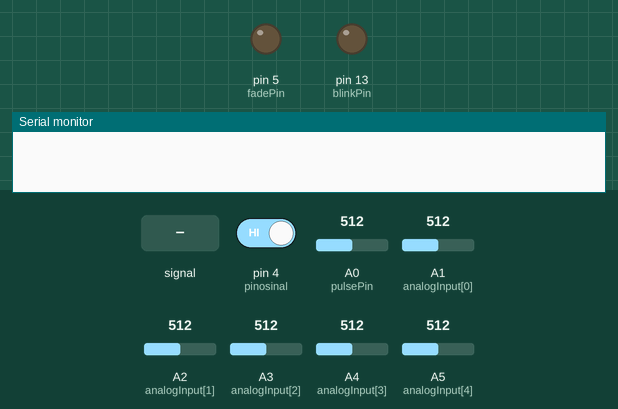
Recording of a sketch running on a simulated Arduino Uno, built with avr-gcc and run on an emulated ATmega328P. Shown: output pins drawn as LEDs (lit = HIGH), the last lines printed to the serial monitor. Dashed ring = blinking. The inputs (shaded band) are chosen by the test bench; at power-on: pin 4 (pinosinal) HIGH, A0 (pulsePin) = 512, A1 (analogInput[0]) = 512, A2 (analogInput[1]) = 512, A3 (analogInput[2]) = 512, A4 (analogInput[3]) = 512, A5 (analogInput[4]) = 512.

Above: at 1.2 s.
1.3 s: A0 (pulsePin) fed a 200 Hz sine of ±81 counts around its level
4.3 s: A0 (pulsePin) fed a 50 Hz sine of ±306 counts around its level
At 5.0 s:
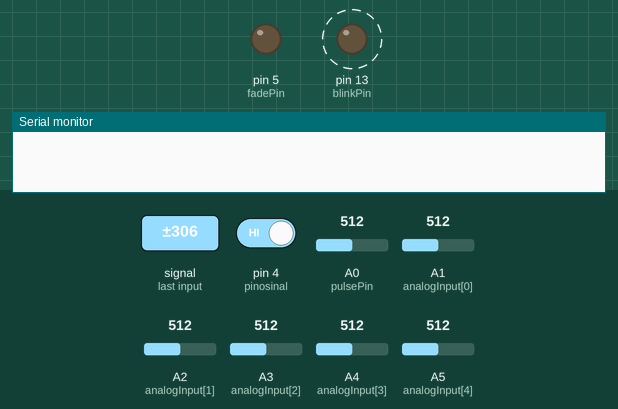
7.3 s: pin 4 (pinosinal) driven LOW
8.8 s: pin 4 (pinosinal) driven HIGH
11.8 s: A0 (pulsePin) set to 524
At 13.3 s:
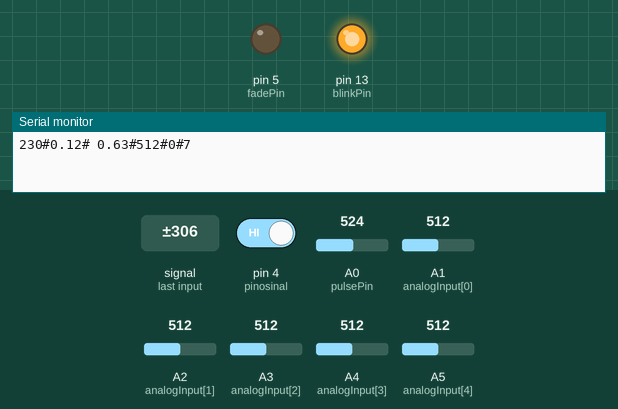
Timing chart, 0 to 14.8 s (numbered marks = the images above; inputs shaded):
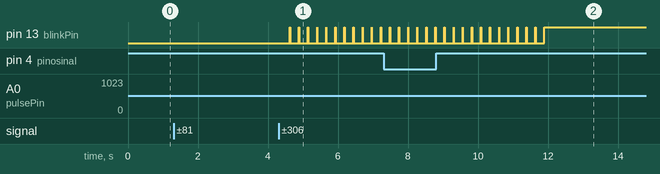

The sketch:

victus2.0.ino
```cpp
#include <string.h>

int rr = 0;
char texto[60];
char texto1[60];
char texto2[60];
char tex[24];
char tex2[24];
char tex3[24];
int analogInput[5] = {A1, A2, A3, A4, A5};
// variable to store the value
int value[5] = {0, 0, 0, 0, 0};

// variaveis do sensor hall ///////////////////
int seg_acumulado = 0;
int seg=0;
int min=0;
// define a porta para o acionamento do led
int pinosinal = 4;
// Armazena informações sobre a leitura do sensor
int leitura;
long startTime ;                    // momento de partida do cronômetro
long elapsedTime ;                  // tempo decorrido no cronômetro
int fractional;                     // variável a guardar parte fracionária do tempo
int numero = 1;
int i=0;
int j=0;

//char texto[24];
/////////////////////////////////////////////////////
// coleta do sensor
float distancia = 0.0000;
float distancia_ideal = 0.0000;
float velocidade = 0.0000;
float velocidade_real = 0.0000;
float emg = 4.20;
int EMG;
// dados por segundo
int   BPM_segundo[30];
float DIS_segundo[30];
float VEL_segundo[30];
float EMG_segundo[30];
// dados parciais
int   parcial_BPM = 0;
float parcial_DIS = 0.00;
float parcial_VEL = 0.00;
float parcial_EMG = 0.00;
// media final
int   media_BPM = 0;
float media_DIS = 0.00;
float media_VEL = 0.00;
float media_EMG = 0.00;
// soma intermediaria
int   s_BPM = 0;
float s_VEL = 0.00;
float s_EMG = 0.00;
// equacoes
float x1 = 0.00;
float x2 = 0.00;
float x3 = 0.00;
//////////////////////////////////////////////////

// variaveis do sensor de batimentos /////////////
int pulsePin = 0;                 // Pulse Sensor purple wire connected to analog pin 0
int blinkPin = 13;                // pin to blink led at each beat
int fadePin = 5;                  // pin to do fancy classy fading blink at each beat
int fadeRate = 0;                 // used to fade LED on with PWM on fadePin
// Volatile Variables, used in the interrupt service routine!
volatile int BPM;                   // int that holds raw Analog in 0. updated every 2mS
volatile int Signal;                // holds the incoming raw data
volatile int IBI = 600;             // int that holds the time interval between beats! Must be seeded!
volatile boolean Pulse = false;     // "True" when User's live heartbeat is detected. "False" when not a "live beat".
volatile boolean QS = false;        // becomes true when Arduoino finds a beat.
// Regards Serial OutPut  -- Set This Up to your needs
static boolean serialVisual = false;   // Set to 'false' by Default.  Re-set to 'true' to see Arduino Serial Monitor ASCII Visual Pulse
volatile int rate[10];                    // array to hold last ten IBI values
volatile unsigned long sampleCounter = 0;          // used to determine pulse timing
volatile unsigned long lastBeatTime = 0;           // used to find IBI
volatile int P =512;                      // used to find peak in pulse wave, seeded
volatile int T = 512;                     // used to find trough in pulse wave, seeded
volatile int thresh = 525;                // used to find instant moment of heart beat, seeded
volatile int amp = 100;                   // used to hold amplitude of pulse waveform, seeded
volatile boolean firstBeat = true;        // used to seed rate array so we startup with reasonable BPM
volatile boolean secondBeat = false;      // used to seed rate array so we startup with reasonable BPM
/////////////////////////////////////////////////////////////////////////////////////////////////////////////

// funcoes do sensor de batimentos ////////////////////////////
void interruptSetup(){
  // Initializes Timer2 to throw an interrupt every 2mS.
  TCCR2A = 0x02;     // DISABLE PWM ON DIGITAL PINS 3 AND 11, AND GO INTO CTC MODE
  TCCR2B = 0x06;     // DON'T FORCE COMPARE, 256 PRESCALER
  OCR2A = 0X7C;      // SET THE TOP OF THE COUNT TO 124 FOR 500Hz SAMPLE RATE
  TIMSK2 = 0x02;     // ENABLE INTERRUPT ON MATCH BETWEEN TIMER2 AND OCR2A
  sei();             // MAKE SURE GLOBAL INTERRUPTS ARE ENABLED
}


// THIS IS THE TIMER 2 INTERRUPT SERVICE ROUTINE.
// Timer 2 makes sure that we take a reading every 2 miliseconds
ISR(TIMER2_COMPA_vect){                         // triggered when Timer2 counts to 124
  cli();                                      // disable interrupts while we do this
  Signal = analogRead(pulsePin);              // read the Pulse Sensor
  sampleCounter += 2;                         // keep track of the time in mS with this variable
  int N = sampleCounter - lastBeatTime;       // monitor the time since the last beat to avoid noise

    //  find the peak and trough of the pulse wave
  if(Signal < thresh && N > (IBI/5)*3){       // avoid dichrotic noise by waiting 3/5 of last IBI
    if (Signal < T){                        // T is the trough
      T = Signal;                         // keep track of lowest point in pulse wave
    }
  }

  if(Signal > thresh && Signal > P){          // thresh condition helps avoid noise
    P = Signal;                             // P is the peak
  }                                        // keep track of highest point in pulse wave

  //  NOW IT'S TIME TO LOOK FOR THE HEART BEAT
  // signal surges up in value every time there is a pulse
  if (N > 250){                                   // avoid high frequency noise
    if ( (Signal > thresh) && (Pulse == false) && (N > (IBI/5)*3) ){
      Pulse = true;                               // set the Pulse flag when we think there is a pulse
      digitalWrite(blinkPin,HIGH);                // turn on pin 13 LED
      IBI = sampleCounter - lastBeatTime;         // measure time between beats in mS
      lastBeatTime = sampleCounter;               // keep track of time for next pulse

      if(secondBeat){                        // if this is the second beat, if secondBeat == TRUE
        secondBeat = false;                  // clear secondBeat flag
        for(int i=0; i<=9; i++){             // seed the running total to get a realisitic BPM at startup
          rate[i] = IBI;
        }
      }

      if(firstBeat){                         // if it's the first time we found a beat, if firstBeat == TRUE
        firstBeat = false;                   // clear firstBeat flag
        secondBeat = true;                   // set the second beat flag
        sei();                               // enable interrupts again
        return;                              // IBI value is unreliable so discard it
      }


      // keep a running total of the last 10 IBI values
      word runningTotal = 0;                  // clear the runningTotal variable

      for(int i=0; i<=8; i++){                // shift data in the rate array
        rate[i] = rate[i+1];                  // and drop the oldest IBI value
        runningTotal += rate[i];              // add up the 9 oldest IBI values
      }

      rate[9] = IBI;                          // add the latest IBI to the rate array
      runningTotal += rate[9];                // add the latest IBI to runningTotal
      runningTotal /= 10;                     // average the last 10 IBI values
      BPM = 60000/runningTotal;               // how many beats can fit into a minute? that's BPM!
      QS = true;                              // set Quantified Self flag
      // QS FLAG IS NOT CLEARED INSIDE THIS ISR
    }
  }

  if (Signal < thresh && Pulse == true){   // when the values are going down, the beat is over
    digitalWrite(blinkPin,LOW);            // turn off pin 13 LED
    Pulse = false;                         // reset the Pulse flag so we can do it again
    amp = P - T;                           // get amplitude of the pulse wave
    thresh = amp/2 + T;                    // set thresh at 50% of the amplitude
    P = thresh;                            // reset these for next time
    T = thresh;
  }

  if (N > 2500){                           // if 2.5 seconds go by without a beat
    thresh = 512;                          // set thresh default
    P = 512;                               // set P default
    T = 512;                               // set T default
    lastBeatTime = sampleCounter;          // bring the lastBeatTime up to date
    firstBeat = true;                      // set these to avoid noise
    secondBeat = false;                    // when we get the heartbeat back
  }

  sei();                                   // enable interrupts when youre done!
}// end isr

void sendDataToSerial(char symbol, int data ){
 //Serial.print(symbol);

  //Serial.println(data);
  }


//  Code to Make the Serial Monitor Visualizer Work
void arduinoSerialMonitorVisual(char symbol, int data ){
  const int sensorMin = 0;      // sensor minimum, discovered through experiment
const int sensorMax = 1024;    // sensor maximum, discovered through experiment

  int sensorReading = data;
  // map the sensor range to a range of 12 options:
  int range = map(sensorReading, sensorMin, sensorMax, 0, 11);

  // do something different depending on the
  // range value:
  switch (range) {
  case 0:
    Serial.println("");     /////ASCII Art Madness
    break;
  case 1:
    Serial.println("---");
    break;
  case 2:
    Serial.println("------");
    break;
  case 3:
    Serial.println("---------");
    break;
  case 4:
    Serial.println("------------");
    break;
  case 5:
    Serial.println("--------------|-");
    break;
  case 6:
    Serial.println("--------------|---");
    break;
  case 7:
    Serial.println("--------------|-------");
    break;
  case 8:
    Serial.println("--------------|----------");
    break;
  case 9:
    Serial.println("--------------|----------------");
    break;
  case 10:
    Serial.println("--------------|-------------------");
    break;
  case 11:
    Serial.println("--------------|-----------------------");
    break;

  }
}

void serialOutput(){   // Decide How To Output Serial.
 if (serialVisual == true){
     arduinoSerialMonitorVisual('-', Signal);   // goes to function that makes Serial Monitor Visualizer
 } else{
      sendDataToSerial('S', Signal);     // goes to sendDataToSerial function
 }
}


//  Decides How To OutPut BPM and IBI Data
void serialOutputWhenBeatHappens(){
 if (serialVisual == true){            //  Code to Make the Serial Monitor Visualizer Work
    Serial.print("*** Batimenco Cardiaco *** ");  //ASCII Art Madness
    Serial.print("BPM: ");
    Serial.print(BPM);
    Serial.print("  ");
 } else{
        sendDataToSerial('B',BPM);   // send heart rate with a 'B' prefix
        sendDataToSerial('Q',IBI);   // send time between beats with a 'Q' prefix
 }
}


void ledFadeToBeat(){
    fadeRate -= 15;                         //  set LED fade value
    fadeRate = constrain(fadeRate,0,255);   //  keep LED fade value from going into negative numbers!
    analogWrite(fadePin,fadeRate);          //  fade LED
  }
//////////////////////////////////////////////////////////////////////////////////////////////////////////////


void setup() {

  pinMode(blinkPin,OUTPUT);         // pin that will blink to your heartbeat!
  pinMode(fadePin,OUTPUT);          // pin that will fade to your heartbeat!
  interruptSetup();
  for(int i=0;i<5;i++)
  pinMode(analogInput[i], INPUT);
  Serial.begin(9600);

 //randomSeed(analogRead(1));
  //Define o pino do sensor hall como entrada
  pinMode(pinosinal, INPUT);

}

void loop() {
 int a;
 int sensorValue;

  if (QS == true){     // A Heartbeat Was Found
                       // BPM and IBI have been Determined
                       // Quantified Self "QS" true when arduino finds a heartbeat
        fadeRate = 255;         // Makes the LED Fade Effect Happen
                                // Set 'fadeRate' Variable to 255 to fade LED with pulse
        serialOutputWhenBeatHappens();   // A Beat Happened, Output that to serial.
        QS = false;                      // reset the Quantified Self flag for next time
  }

  ledFadeToBeat();                      // Makes the LED Fade Effect Happen
 // delay(20);

static unsigned long ult_tempo = 0;
  int tempo = millis();
  if(tempo - ult_tempo >= 1000){
  ult_tempo = tempo;
  seg++;
  }

//rr++;

leitura = digitalRead(pinosinal);

 // startTime = millis();

  if (leitura != 1)
  {

   //startTime = millis();

    while(digitalRead(pinosinal) != 1)
   {
      //startTime = millis();
     // Serial.println("numero de pedaladas:");
     // Serial.println(numero);
      //numero++;
      //if(seg_acumulado == 0 || seg_acumulado != seg){
      //seg_acumulado = seg_acumulado + seg;}
        //Serial.println("seg ac: ");
       //Serial.println(seg_acumulado);
      //emg = 4.0 + ((seg + 1)/61);
      distancia = distancia + 0.1205;
      if(min == 0){
      velocidade_real = (3.6 * (distancia/seg));}
      if(min == 1){
      velocidade_real = (3.6 * (distancia/(seg+60)));}
      if(min == 2){
      velocidade_real = (3.6 * (distancia/(seg+120)));}
      if(min == 3){
      velocidade_real = (3.6 * (distancia/(seg+180)));}
      if(min == 4){
      velocidade_real = (3.6 * (distancia/(seg+240)));}
      //Serial.println("vel: ");
       //Serial.println(velocidade_real);
      velocidade = (10.15 * velocidade_real);
      //sprintf(texto, "%.3f", velocidade);
      for(int i=0;i<5;i++)
  {
    value[i] = analogRead(analogInput[i]);
  }
  EMG = value[0];
      //Serial.println(texto);
      //emg = 4.0 + ((seg + 1)/61);
   if((min != 30) && (rr != seg)){


   distancia_ideal = ((velocidade_real/3.6)*seg);
   //sensorValue = analogRead(A1);
  // Convert the analog reading (which goes from 0 - 1023) to a voltage (0 - 5V):
   //emg = sensorValue * (5.0 / 1023.0);


  sprintf(texto, "%d", BPM);
  sprintf(texto1, "%d", min);
  sprintf(texto2, "%d", seg);

  char *valor = dtostrf(distancia,4,2,tex);
  char *valor2 = dtostrf(velocidade,5,2,tex2);
  sprintf(tex3, "%d", EMG);
  //char *valor3 = dtostrf(emg,4,2,tex3);
   strcat(texto,"#");
   strcat(texto,valor);
   strcat(texto,"#");
   strcat(texto,valor2);
   strcat(texto,"#");
   strcat(texto,tex3);
   strcat(texto,"#");
   strcat(texto,texto1);
   strcat(texto,"#");
   strcat(texto,texto2);
   //strcat(texto,"#");
   //Serial.println(BPM);
   //delay(1000);
   // Serial.println(rr);
     //Serial.println(seg);
   Serial.println(texto);
   //distancia_ideal++;
 //  delay(1000);
 rr = seg;

   if(min == 30){

   }

      delay(20);
      //numero++;
    }

  }


      if(min !=30 && (seg !=30 || seg != 60)){
   for(i=0; i<30 ; i++){
    if(min != 30 && (seg == i || seg == (i+30))){
      BPM_segundo[i] = BPM;
      VEL_segundo[i] = velocidade;
      //Serial.print("velo");
      //Serial.println(VEL_segundo[i]);
      EMG_segundo[i] = emg;
     }
    }
  }
   if(min != 30 && seg == 30){
       s_BPM = 0;
       s_VEL = 0;
       s_EMG = 0;
   for(j=0; j<30; j++){
        s_BPM = s_BPM + BPM_segundo[j];
        s_VEL = s_VEL + VEL_segundo[j];
        s_EMG = s_EMG + EMG_segundo[j];}
      //Serial.print("soma velo");
      //Serial.println(s_VEL);
      parcial_DIS = distancia;
      parcial_BPM = s_BPM/30;
      parcial_VEL = s_VEL/30.00;
      parcial_EMG = s_EMG/30.00;
      BPM_segundo[0] = BPM;
      VEL_segundo[0] = velocidade;
      EMG_segundo[0] = emg;
       //Serial.println(parcial_BPM);
       //Serial.println(parcial_DIS);
       //Serial.println(parcial_VEL);
       //Serial.println(parcial_EMG);
   }
   if(min != 30 && seg == 60){
       s_BPM = 0;
       s_VEL = 0;
       s_EMG = 0;
    for(j=0; j<30; j++){
        s_BPM = s_BPM + BPM_segundo[j];
        s_VEL = s_VEL + VEL_segundo[j];
        s_EMG = s_EMG + EMG_segundo[j];}
      parcial_DIS = distancia;
      parcial_BPM = s_BPM/30;
      parcial_VEL = s_VEL/30.00;
      parcial_EMG = s_EMG/30.00;
       //Serial.println(parcial_BPM);
       //Serial.println(parcial_DIS);
       //Serial.println(parcial_VEL);
       //Serial.println(parcial_EMG);
     seg = 0;
     min++;
   }

  }

}
```

Measured:
- the behaviour switches between 512 and 513 on A0 (pulsePin) (found by bisection; images 1 and 2)
- after the input at 4.3 s, pin 13 (blinkPin): alternates HIGH for 0.01 s and LOW for 0.25 s, starting after 0.32 s
- after the input at 11.8 s, pin 13 (blinkPin): goes on until 11.9 s, then stays HIGH
